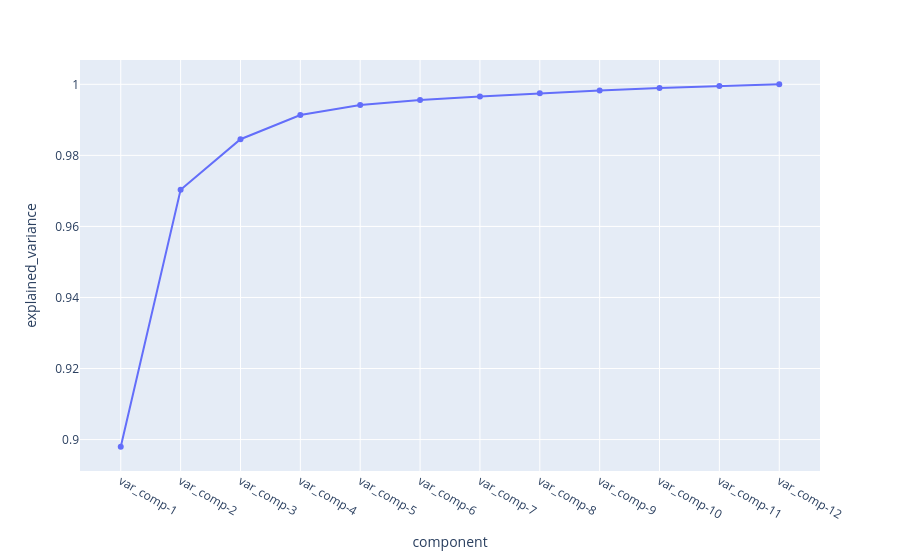

Notebook cell for this chart:
### Code cell
# Create the line plot with markers
fig = px.line(df_cv, x="component", y="explained_variance", markers=True)

# Display the figure
fig.show()

### Figure 1 — Plotly figure (JSON) as saved in the notebook; plotly's stock layout.template omitted (floating-point values rounded to 4 significant figures)
{"data": [{"hovertemplate": "component=%{x}<br>explained_variance=%{y}<extra></extra>", "legendgroup": "", "line": {"color": "#636efa", "dash": "solid"}, "marker": {"symbol": "circle"}, "mode": "lines+markers", "name": "", "orientation": "v", "showlegend": false, "type": "scatter", "x": ["var_comp-1", "var_comp-2", "var_comp-3", "var_comp-4", "var_comp-5", "var_comp-6", "var_comp-7", "var_comp-8", "var_comp-9", "var_comp-10", "var_comp-11", "var_comp-12"], "xaxis": "x", "y": [0.898, 0.9703, 0.9845, 0.9914, 0.9942, 0.9956, 0.9966, 0.9975, 0.9982, 0.9989, 0.9995, 1.0], "yaxis": "y"}], "layout": {"legend": {"tracegroupgap": 0}, "margin": {"t": 60}, "xaxis": {"anchor": "y", "domain": [0, 1], "title": {"text": "component"}}, "yaxis": {"anchor": "x", "domain": [0, 1], "title": {"text": "explained_variance"}}}}
